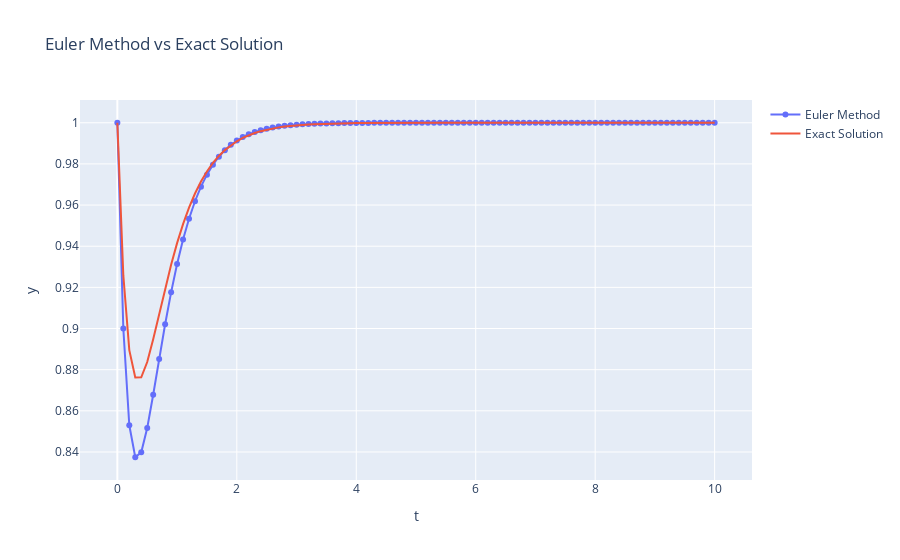

Notebook cell for this chart:
### Code cell
# plot our approximation vs exact solution
y_exact = exact_f(times)

fig = go.Figure()

# Euler's method
fig.add_trace(go.Scatter(x=times, y=sol, 
                         mode='lines+markers', name='Euler Method'))

# exact solution
fig.add_trace(go.Scatter(x=times, y=y_exact, 
                         mode='lines', name='Exact Solution'))

fig.update_layout(title='Euler Method vs Exact Solution',
                  xaxis_title='t',
                  yaxis_title='y')
fig.show()
